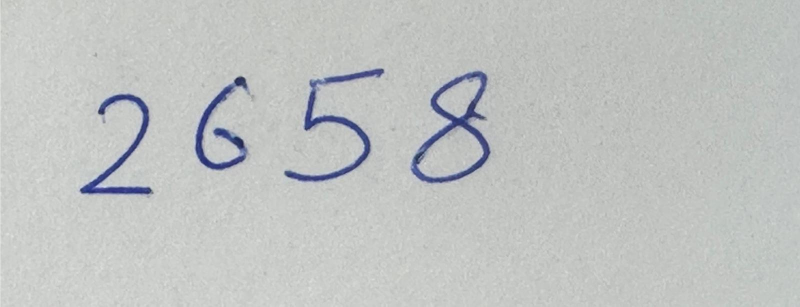
#> input picture Image/1.jpg, 1600 x 613 px, found by its file name (shown at 1/2 size); its folder holds only this picture in this run
$ jupyter execute --allow-errors Ensemble_Pridiction_Notebook.ipynb
#> lines starting #> are read from the running program, lines starting #| are printed output that depends on the picture; after the words box and inside, x2 and y2 are one past the last pixel; in counts of white or black regions, pixels touching at a corner belong together
#> further down, img is the input picture: shape (613, 1600, 3); mean B, G, R 193.6, 194.7, 192.2
# Handwritten Digit Recognition
Train on MNIST, Test on Custom Images

## Import Libraries

[cell 1]
import sys
print(sys.executable)

[cell 2]
import tensorflow as tf
import numpy as np
import os
import matplotlib.pyplot as plt
from sklearn.model_selection import train_test_split
from sklearn.neighbors import KNeighborsClassifier
from sklearn.metrics import classification_report, confusion_matrix,  accuracy_score, f1_score
import cv2
import joblib
import random

## Segmentation and Preprocessing Functions
When Testing data we dont know what dataset will other gonna provide so we need Preprocess to clean the image and segmentation to seperate each digit to one image (when image that other provide have many digit in one image)

[cell 3]
def preprocess_single(img_bgr, out_size=28, pad=10):
    """
    Fully preprocess one input image for digit recognition.
    Output: clean binary image (uint8), white digits on black background.
    """
#> called with out_size = 128, pad = 10
    # 1) Grayscale safely
    if len(img_bgr.shape) == 3:
        gray = cv2.cvtColor(img_bgr, cv2.COLOR_BGR2GRAY)
    else:
        gray = img_bgr.copy()

    # 2) Light blur
    gray = cv2.GaussianBlur(gray, (3, 3), 0)

    # 3) Adaptive threshold (invert so digits are white)
    bw = cv2.adaptiveThreshold(
        gray, 255,
        cv2.ADAPTIVE_THRESH_GAUSSIAN_C,
        cv2.THRESH_BINARY_INV,
        25, 10
    )
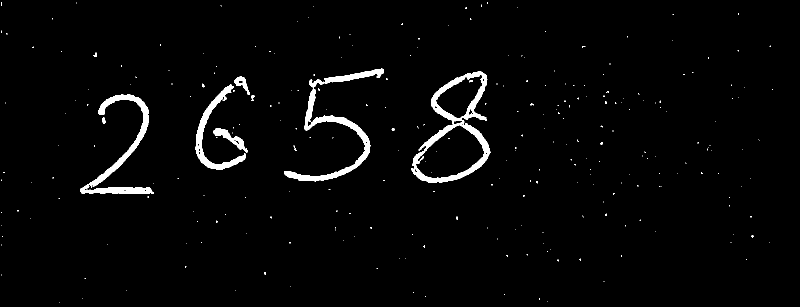
#> bw: shape (613, 1600) (shown at 1/2 size); 2.4% white; 275 white regions (262 under 20 px), largest, box (x1, y1, x2, y2) and area: (822, 143, 981, 366) 7062, (569, 137, 768, 363) 5867, (160, 189, 307, 388) 4968

    # 4) Tight crop
    ys, xs = np.where(bw > 0)
    if xs.size > 0 and ys.size > 0:
        x0, x1, y0, y1 = xs.min(), xs.max(), ys.min(), ys.max()
#> x0 = 2; x1 = 1545; y0 = 4; y1 = 604
        tight = bw[y0:y1+1, x0:x1+1]
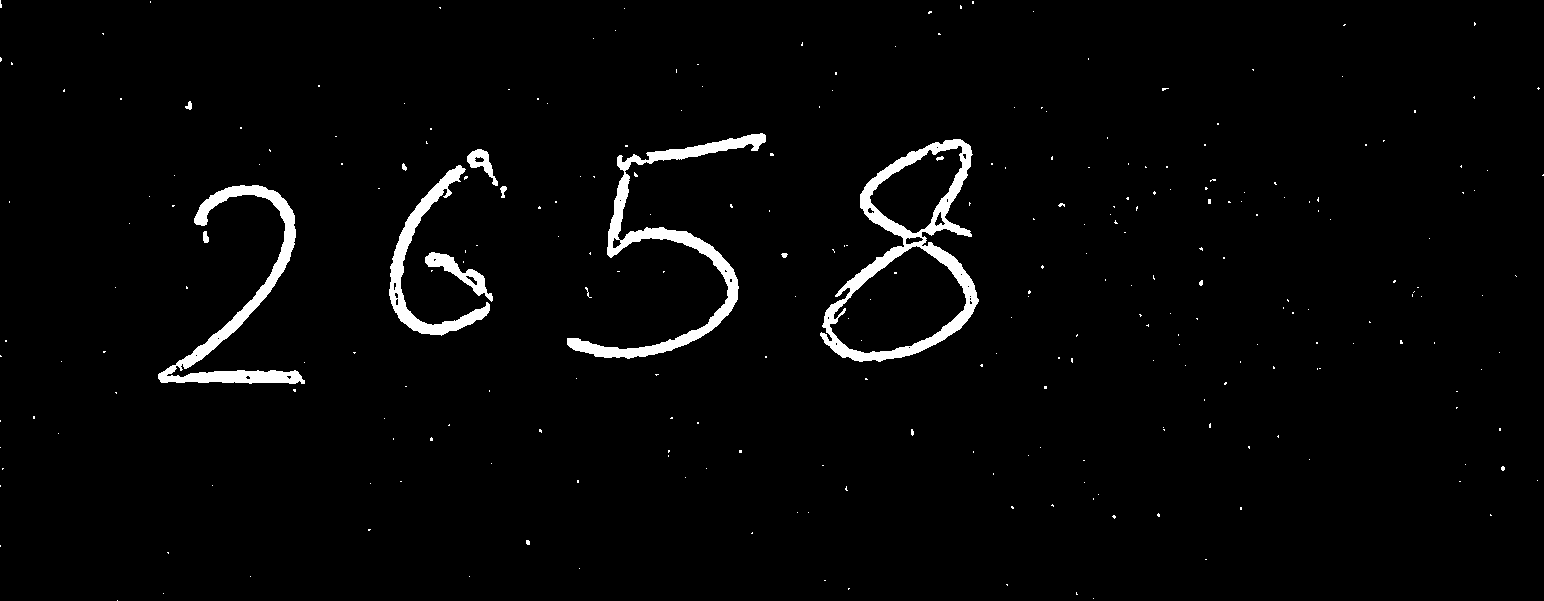
#> tight: shape (601, 1544); 2.5% white; 275 white regions (262 under 20 px), largest, box (x1, y1, x2, y2) and area: (820, 139, 979, 362) 7062, (567, 133, 766, 359) 5867, (158, 185, 305, 384) 4968
    else:
        tight = bw

    # 5) Center pad to square
    h, w = tight.shape
#> h = 601; w = 1544
    side = max(h, w) + 2*pad
#> side = 1564
    canvas = np.zeros((side, side), dtype=np.uint8)
    yoff, xoff = (side - h)//2, (side - w)//2
#> yoff = 481; xoff = 10
    canvas[yoff:yoff+h, xoff:xoff+w] = tight
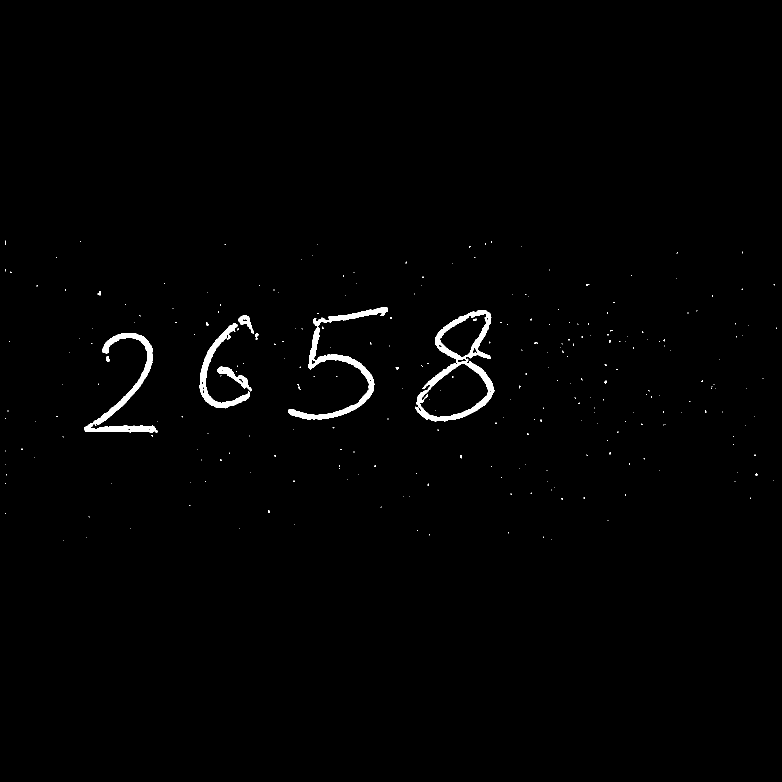
#> canvas: shape (1564, 1564) (shown at 1/2 size); 0.96% white; 275 white regions (262 under 20 px), largest, box (x1, y1, x2, y2) and area: (830, 620, 989, 843) 7062, (577, 614, 776, 840) 5867, (168, 666, 315, 865) 4968

    # 6) Resize + quick cleanup
    resized = cv2.resize(canvas, (out_size, out_size), interpolation=cv2.INTER_AREA)
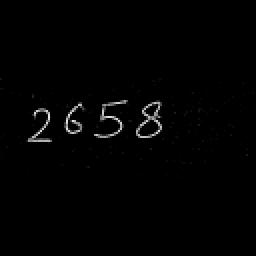
#> resized: shape (128, 128) (shown 2 times larger); min 0, max 234, mean 2.5
    blurred = cv2.GaussianBlur(resized, (3, 3), 0)
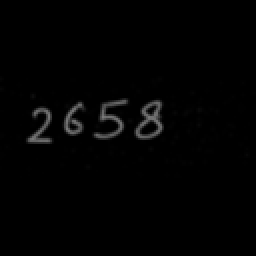
#> blurred: shape (128, 128) (shown 2 times larger); min 0, max 122, mean 2.4
    _, final_bw = cv2.threshold(blurred, 0, 255, cv2.THRESH_BINARY + cv2.THRESH_OTSU)
#> final_bw: shape (128, 128); 2.6% white in thin lines or dots, all inside (x1, y1, x2, y2) = (14, 50, 82, 72)

    return final_bw

[cell 4]
def segment_contours(bw, dilate_kernel=(3, 3), min_area=120, padding=4):
    """Find bounding boxes of connected components (digits) with optional padding."""
#> called with dilate_kernel = (3, 3), min_area = 120, padding = 4
    # Dilate to connect broken strokes
    dil = cv2.dilate(bw, cv2.getStructuringElement(cv2.MORPH_RECT, dilate_kernel), 1)
#> dil: shape (128, 128); 5.1% white; 4 white regions, box (x1, y1, x2, y2) and area: (66, 49, 83, 71) 253, (46, 49, 65, 71) 233, (13, 53, 27, 73) 190, (31, 50, 43, 69) 158
    # Erode slightly to separate touching digits
    ero = cv2.erode(dil, cv2.getStructuringElement(cv2.MORPH_RECT, (2, 2)), 1)
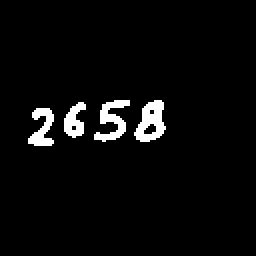
#> ero: shape (128, 128) (shown 2 times larger); 3.9% white; 4 white regions
    contours, _ = cv2.findContours(ero, cv2.RETR_EXTERNAL, cv2.CHAIN_APPROX_SIMPLE)
#> contours = 4 contours; box (x1, y1, x2, y2) and area: (67, 50, 83, 71) 198, (47, 50, 65, 71) 128, (14, 54, 27, 73) 110, (32, 51, 43, 69) 102

    boxes = []
    h_img, w_img = bw.shape[:2]
#> h_img = 128; w_img = 128

    for c in contours:
        x, y, w, h = cv2.boundingRect(c)

        # Apply filters
        if w * h >= min_area and h > 6 and w > 3:
            # Expand box with padding (ensure inside image bounds)
            x_new = max(0, x - padding)
            y_new = max(0, y - padding)
            w_new = min(w + 2 * padding, w_img - x_new)
            h_new = min(h + 2 * padding, h_img - y_new)
            boxes.append((x_new, y_new, w_new, h_new))
#> this loop made 4 passes
#> (x, y, w, h, x_new, y_new, w_new, h_new) on passes 1 to 4: (14, 54, 13, 19, 10, 50, 21, 27), (32, 51, 11, 18, 28, 47, 19, 26), (67, 50, 16, 21, 63, 46, 24, 29), (47, 50, 18, 21, 43, 46, 26, 29)
#> after the loop, boxes = [(10, 50, 21, 27), (28, 47, 19, 26), (63, 46, 24, 29), (43, 46, 26, 29)]

    # Sort boxes left-to-right
    boxes = sorted(boxes, key=lambda b: b[0])
#> boxes = [(10, 50, 21, 27), (28, 47, 19, 26), (43, 46, 26, 29), (63, 46, 24, 29)]
    return boxes

[cell 5]
# [39 lines of commented-out code are left out]

[cell 6]
def segment_and_extract_digits(img, out_size=28):
    """
    Segment multiple digits from a raw image and return 28x28 normalized crops.
    """
    # IMPORTANT: Preprocess once to binary (white digits on black)
    bw_for_seg = preprocess_single(img, out_size=128)

    # Find digit boxes on the binary image
    boxes = segment_contours(bw_for_seg, dilate_kernel=(3, 3), min_area=120, padding=4)

    # Extract per-digit crops and normalize to [0,1]
    digits = []
    for (x, y, w, h) in boxes:
        roi = bw_for_seg[y:y+h, x:x+w]
        roi_resized = cv2.resize(roi, (out_size, out_size), interpolation=cv2.INTER_AREA)
        roi_norm = roi_resized.astype(np.float32) / 255.0
        digits.append(roi_norm)
#> this loop made 4 passes
#> pass 1, in segment_and_extract_digits, `roi_resized = cv2.resize(roi, (out_size, out_size), interpolation=cv2...`:
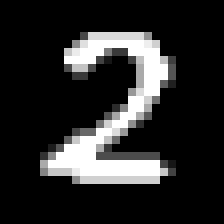
#> roi_resized: shape (28, 28) (shown 8 times larger); min 0, max 255, mean 41.8
#> after the loop:
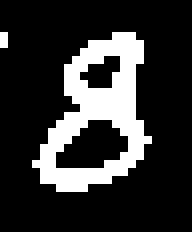
#> roi: shape (29, 24) (shown 8 times larger); 19.8% white in thin lines or dots, all inside (x1, y1, x2, y2) = (0, 4, 19, 24)
#> after the loop, digits = 4 items
#> `gray = cv2.GaussianBlur(gray, (3, 3), 0)`:
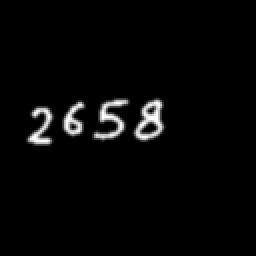
#> gray: shape (128, 128) (shown 2 times larger); min 0, max 255, mean 6.6
#> the loop `for (x, y, w, h) in boxes:` made 4 passes
#> after the loop `for (x, y, w, h) in boxes:`:
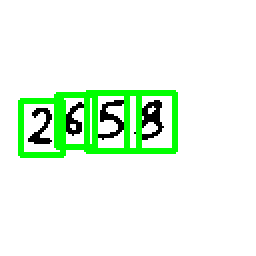
#> bw_color: shape (128, 128, 3) (shown 2 times larger); mean B, G, R 231.7, 248.8, 231.7
#> `num_digits = len(digits)`: num_digits = 4
#> `fig_width = max(10, num_digits * 2.5)`: fig_width = 10

    return digits, boxes, bw_for_seg

[cell 7]
# [27 lines of commented-out code are left out]

## Load and Preprocess MNIST Data
We use MNIST data set to train our model so we load the MNIST dataset from keras and proprocess by normalized and resize the image

[cell 8]
mnist = tf.keras.datasets.mnist
#> (the rest of this cell did not finish here and is left out)

In this section, we load the MNIST dataset, which contains grayscale images of handwritten digits (0–9).
Each image is 28×28 pixels. We normalize the pixel values (divide by 255) to bring them into the [0,1] range, which helps models converge faster.
We also flatten the data for non-convolutional models (like Dense Neural Network or KNN) while keeping the original shape (28×28×1) for CNN.

## Build Models
We use multiple models for prediction because we don’t know what kind of images users will upload. Using different models helps handle various image types and improves accuracy and reliability.

### Train CNN Model
Train a Convolutional Neural Network (CNN) to learn spatial image features. This model should give the best accuracy on handwritten digits.

[cell 9]
print("\n--- Training CNN Model ---")

#> (the rest of this cell did not finish here and is left out)

### Train KNN Model
Use K-Nearest Neighbors (KNN) as a traditional ML model for comparison. Evaluate accuracy and F1-score on the test set.

[cell 10]
print("\n--- Training KNN Model ---")

# Use smaller subset for faster training
#> (the rest of this cell did not finish here and is left out)

### Train Dense Neural Network
Train a fully connected (Dense) model as a simple baseline for digit classification. Evaluate using accuracy and F1-score.

[cell 11]
print("\n--- Training Dense Model ---")

#> (the rest of this cell did not finish here and is left out)

## Load All Models

#> (a cell that did not finish here is left out)

### Ensemble Prediction Function
Combine predictions from CNN, Dense, and KNN by averaging their outputs for better accuracy and stability.

[cell 13]
def ensemble_predict(img28x28):
    """
    Combine CNN, Dense, and KNN model predictions by averaging their outputs.
    Returns:
        final_pred (int): predicted digit (0–9)
        individual_preds (list): predictions from [CNN, Dense, KNN]
    """
    # Reshape input for each model
    img_cnn = img28x28.reshape(1, 28, 28, 1)
    img_flat = img28x28.reshape(1, 784)

    # Get prediction probabilities
    p_cnn = cnn.predict(img_cnn, verbose=0)[0]
    p_dense = dense.predict(img_flat, verbose=0)[0]

    # KNN outputs a class only; convert to one-hot vector
    knn_class = knn.predict(img_flat)[0]
    p_knn = np.zeros(10)
    p_knn[knn_class] = 1.0

    # Combine all probabilities equally
    combined = (p_cnn + p_dense + p_knn) / 3
    final_pred = np.argmax(combined)

    return final_pred, [np.argmax(p_cnn), np.argmax(p_dense), knn_class]

#> (a cell that did not finish here is left out)

## Results Summary Table
Automatically display accuracy and F1-score for Dense, KNN, CNN, and Ensemble models to compare performance.

[cell 15]
import pandas as pd

#> (the rest of this cell did not finish here and is left out)

[cell 16]
import matplotlib.pyplot as plt

plt.figure(figsize=(6,4))
#> (the rest of this cell did not finish here and is left out)

## Test on External Handwritten Images
Load real multi-digit images from the test folder, segment them into individual digits,
and predict each digit using the Ensemble model.
This demonstrates Task 4 testing on multi-digit numbers.

[cell 17]
import os
import cv2
import numpy as np
import matplotlib.pyplot as plt

plt.ioff()  # turn off interactive blocking for faster display

TEST_FOLDER = r"C:\Users\User\OneDrive - Swinburne University\COS30018\Project option B\Intelligent Systems\Image"

#> (the rest of this cell did not finish here and is left out)

$ run again, on Image/5.jpg
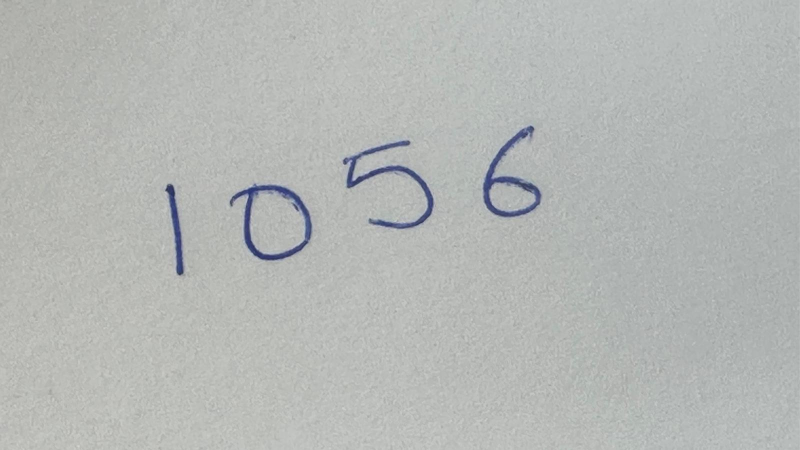
#> input picture Image/5.jpg, 1600 x 900 px, found by its file name (shown at 1/2 size)
#> img is the input picture: shape (900, 1600, 3); mean B, G, R 181.3, 183.5, 180.8
#> in preprocess_single, `bw = cv2.adaptiveThreshold( gray, 255, cv2.ADAPTIVE_THRESH_GAUSSIAN_C,..`:
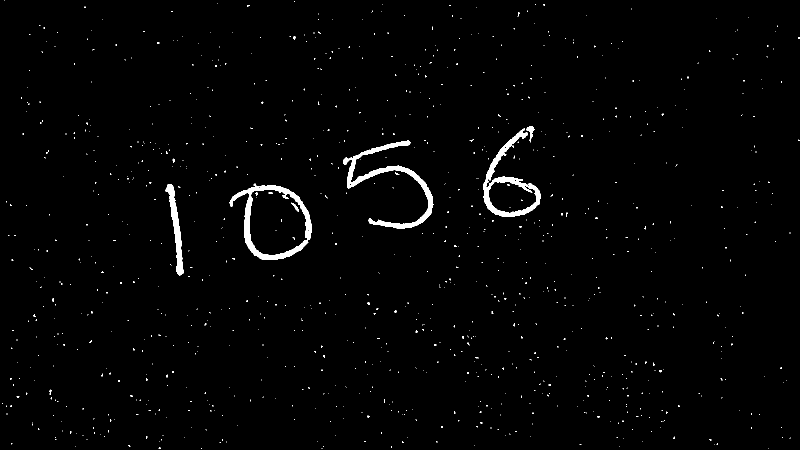
#> bw: shape (900, 1600) (shown at 1/2 size); 1.4% white; 1003 white regions (993 under 20 px), largest, box (x1, y1, x2, y2) and area: (686, 281, 867, 458) 4807, (459, 367, 623, 520) 4634, (966, 257, 1082, 434) 4050
#> ys = 19793 values from 0 to 897; xs = 19793 values, max 1599 at index 206, min 4 at index 19259, mean 725.4
#> x0 = 4; x1 = 1599; y0 = 0; y1 = 897
#> tight: shape (898, 1596); 1.4% white; 1003 white regions (993 under 20 px), largest, box (x1, y1, x2, y2) and area: (682, 281, 863, 458) 4807, (455, 367, 619, 520) 4634, (962, 257, 1078, 434) 4050
#> canvas: shape (1616, 1616); 0.76% white; 1003 white regions (993 under 20 px), largest, box (x1, y1, x2, y2) and area: (692, 640, 873, 817) 4807, (465, 726, 629, 879) 4634, (972, 616, 1088, 793) 4050
#> final_bw: shape (128, 128); 1.9% white in thin lines or dots, all inside (x1, y1, x2, y2) = (26, 48, 87, 72)
#> dil: shape (128, 128); 3.8% white; 4 white regions, box (x1, y1, x2, y2) and area: (54, 49, 71, 67) 197, (36, 56, 52, 72) 182, (75, 47, 88, 65) 163, (25, 56, 31, 73) 80
#> ero: shape (128, 128); 2.9% white; 4 white regions
#> contours = 4 contours; box (x1, y1, x2, y2) and area: (37, 57, 52, 72) 151, (55, 50, 71, 67) 118, (76, 48, 88, 65) 107, (26, 57, 31, 73) 40
#> the loop in segment_contours, `for c in contours:` made 4 passes
#> (x, y, w, h, x_new, y_new, w_new, h_new) on passes 1, 3, 4: (37, 57, 15, 15, 33, 53, 23, 23), (55, 50, 16, 17, 51, 46, 24, 25), (76, 48, 12, 17, 72, 44, 20, 25)
#> after the loop in segment_contours, `for c in contours:`: boxes = [(33, 53, 23, 23), (51, 46, 24, 25), (72, 44, 20, 25)]
#> the loop in segment_and_extract_digits, `for (x, y, w, h) in boxes:` made 3 passes
#> after the loop in segment_and_extract_digits, `for (x, y, w, h) in boxes:`: digits = 3 items
#> the loop `for (x, y, w, h) in boxes:` made 3 passes
#> after the loop `for (x, y, w, h) in boxes:`:
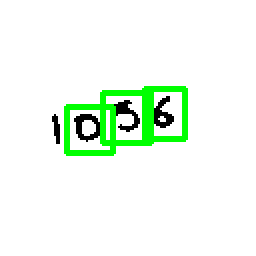
#> bw_color: shape (128, 128, 3) (shown 2 times larger); mean B, G, R 238, 250.3, 238
#> num_digits = 3
#> fig_width = 10

$ run again, on Image/6.jpg
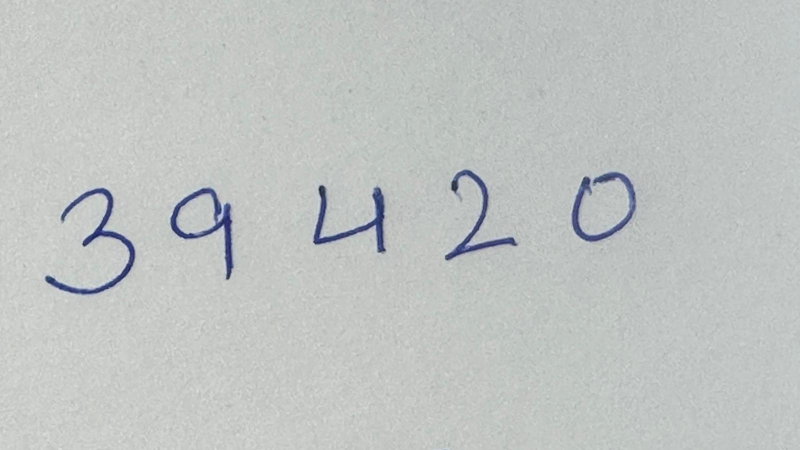
#> input picture Image/6.jpg, 1600 x 900 px, found by its file name (shown at 1/2 size)
#> img is the input picture: shape (900, 1600, 3); mean B, G, R 193.8, 195.3, 191.9
#> x0 = 3; x1 = 1596; y0 = 2; y1 = 899
#> tight: shape (898, 1594); 1.6% white; 428 white regions (418 under 20 px), largest, box (x1, y1, x2, y2) and area: (87, 374, 267, 587) 5222, (338, 375, 464, 558) 4371, (1141, 343, 1269, 481) 4063
#> canvas: shape (1614, 1614); 0.89% white; 428 white regions (418 under 20 px), largest, box (x1, y1, x2, y2) and area: (97, 732, 277, 945) 5222, (348, 733, 474, 916) 4371, (1151, 701, 1279, 839) 4063
#> final_bw: shape (128, 128); 2.5% white in thin lines or dots, all inside (x1, y1, x2, y2) = (7, 54, 102, 76)
#> dil: shape (128, 128); 5% white; 5 white regions, box (x1, y1, x2, y2) and area: (6, 56, 24, 77) 216, (26, 56, 39, 74) 155, (70, 53, 84, 71) 154, (90, 54, 103, 68) 148, (49, 56, 63, 70) 144
#> ero: shape (128, 128); 3.8% white; 5 white regions
#> contours = 5 contours; box (x1, y1, x2, y2) and area: (7, 57, 24, 77) 121, (91, 55, 103, 68) 114, (27, 57, 39, 74) 104, (71, 54, 84, 71) 92, (50, 57, 63, 70) 81
#> the loop in segment_contours, `for c in contours:` made 5 passes
#> (x, y, w, h, x_new, y_new, w_new, h_new) on passes 1 to 5: (50, 57, 13, 13, 46, 53, 21, 21), (27, 57, 12, 17, 23, 53, 20, 25), (7, 57, 17, 20, 3, 53, 25, 28), (91, 55, 12, 13, 87, 51, 20, 21), (71, 54, 13, 17, 67, 50, 21, 25)
#> after the loop in segment_contours, `for c in contours:`: boxes = [(46, 53, 21, 21), (23, 53, 20, 25), (3, 53, 25, 28), (87, 51, 20, 21), (67, 50, 21, 25)]
#> in segment_contours, `boxes = sorted(boxes, key=lambda b: b[0])`: boxes = [(3, 53, 25, 28), (23, 53, 20, 25), (46, 53, 21, 21), (67, 50, 21, 25), (87, 51, 20, 21)]
#> the loop in segment_and_extract_digits, `for (x, y, w, h) in boxes:` made 5 passes
#> after the loop in segment_and_extract_digits, `for (x, y, w, h) in boxes:`: digits = 5 items
#> the loop `for (x, y, w, h) in boxes:` made 5 passes
#> after the loop `for (x, y, w, h) in boxes:`:
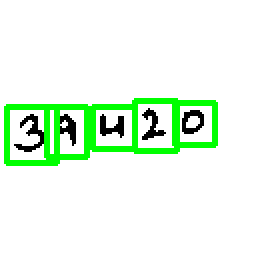
#> bw_color: shape (128, 128, 3) (shown 2 times larger); mean B, G, R 230.3, 248.8, 230.3
#> num_digits = 5
#> fig_width = 12.5
